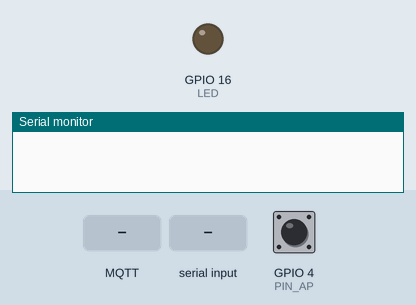
Simulated run of this sketch. Board: ESP8266 (NodeMCU). Shown: output pins drawn as LEDs (lit = HIGH), the last lines printed to the serial monitor. Dashed ring = blinking. The inputs (shaded band) are chosen by the test bench; at power-on: GPIO 4 (PIN_AP) HIGH. WiFi joins after 1.5 s; servers stay silent unless stated; no MQTT or app messages arrive unless stated.

Above: at 0.1 s.
At 2.7 s:
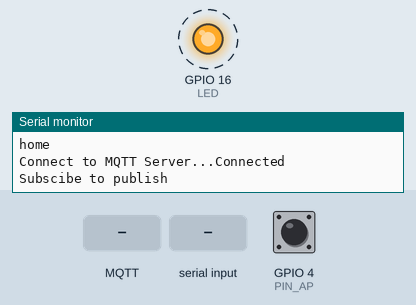
2.8 s: GPIO 4 (PIN_AP) pulled LOW for 0.15 s
5.8 s: MQTT message "1" arrives on the first subscribed topic
8.8 s: "1\n" received over the second serial link
11.8 s: MQTT message "on" arrives on the first subscribed topic
14.8 s: MQTT message "off" arrives on the first subscribed topic
Timing chart, 0 to 18.8 s (numbered marks = the images above; inputs shaded):
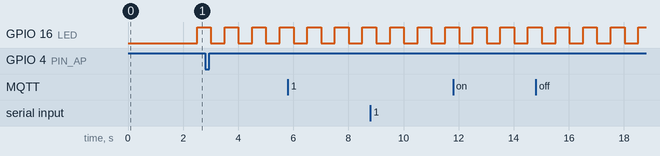

Measured:
- by itself, GPIO 16 (LED): alternates HIGH for 0.50 s and LOW for 0.50 s

The sketch:

ESP_RX_TX.ino
```cpp
#if defined(ESP8266)
#include <ESP8266WiFi.h>          //https://github.com/esp8266/Arduino
#else
#include <WiFi.h>          //https://github.com/esp8266/Arduino
#endif

#if defined(ESP8266)
#include <ESP8266WebServer.h>
#else
#include <WebServer.h>
#endif

#include <WiFiManager.h>         //https://github.com/tzapu/WiFiManager
#include <PubSubClient.h>
#include <SoftwareSerial.h>
#include <DNSServer.h>

#define LED 16
#define PIN_AP 4

const char *ID = "GateWay";
const char *PUB_TOPIC = "subscribe";
const char *SUB_TOPIC = "publish";
const char *BROKER = "broker.emqx.io";

String inputString;
bool stringComplete = false;

WiFiClient espClient;
PubSubClient client(espClient);

SoftwareSerial Serial_ESP(13,5);//D7 is RX - D1 is TX

void read_UART_ESP();
void wifiSetup();
void wifiLoop();
void resetWifi();
void callback(char *topic, byte *payload, unsigned int length);
void reconnect();
void mqttLoop();


void setup() {
  Serial.begin(115200);
  Serial_ESP.begin(9600);
  pinMode(PIN_AP, INPUT_PULLUP);
  pinMode(LED, OUTPUT);
  wifiSetup();
}

void loop() {
  wifiLoop();
  mqttLoop();
  Read_UART_ESP();
}

void Read_UART_ESP()
{
  while (Serial_ESP.available()) //lấy dữ liệu
  {
    char incharr = (char)Serial_ESP.read();//đọc từng byte
    inputString += incharr;

    if (incharr == '\n')
    {
      stringComplete = true;
    }
    if (stringComplete == true)
    {
      Serial.print("Data nhận được: ");
      Serial.println(inputString);
      client.publish(PUB_TOPIC,inputString.c_str());
      inputString = "";
      stringComplete = false;
    }
  }
}

void wifiSetup(){
  WiFiManager wifiManager;
  wifiManager.autoConnect("ESP32configue");
  Serial.println("WiFi Connected");
  Serial.println(wifiManager.getWiFiSSID(true));
  Serial.println(wifiManager.getWiFiPass(true));
  client.setServer(BROKER,1883);
}

void resetWifi()
{
  WiFiManager wifiManager;
  if ( digitalRead(PIN_AP) == LOW) {
      Serial.println("resetar"); //tenta abrir o portal
      if(!wifiManager.startConfigPortal("ESP32configue") ){
        Serial.println("Falha ao conectar");
        wifiManager.resetSettings();
        delay(2000);
        ESP.restart();
        delay(1000);
      }
  }
}

void callback(char *topic, byte *payload, unsigned int length)
{
  String response;
  for(int i = 0; i < length ; i++)
  {
    response += (char) payload[i];
  }
  Serial.print("Message arrived [");
  Serial.print(topic);
  Serial.print("]: ");
  Serial_ESP.println(response);
  Serial.println(response);
}

void reconnect()
{
  while(!client.connected())
  {
    Serial.print("Connect to MQTT Server...");
    if(client.connect(ID))
    {
      client.subscribe(SUB_TOPIC);
      Serial.println("Connected");
      Serial.print("Subscibe to ");
      Serial.println(SUB_TOPIC);
      Serial.println("\n");
    }
    else
    {
      Serial.println("Try again in 2 seconds");
      delay(2000);
    }
  }
}

void wifiLoop(){
  WiFiManager wifiManager;
  if ( digitalRead(PIN_AP) == LOW) {
      Serial.println("resetar"); //tenta abrir o portal
      if(!wifiManager.startConfigPortal("ESP32configue") ){
        Serial.println("Falha ao conectar");
        wifiManager.resetSettings();
        delay(2000);
        ESP.restart();
        delay(1000);
      }
  }
      if ((WiFi.status() == WL_CONNECTED))
  {
    static int lastLed = millis();
    if(millis() - lastLed > 500){
       digitalWrite(LED, LOW);}
    if(millis() - lastLed > 1000){
       digitalWrite(LED, HIGH);
       lastLed = millis();
       }
  }
  else{}
}

void mqttLoop(){
    if(!client.connected())
    reconnect();
  client.loop();
  client.setCallback(callback);
}
```
